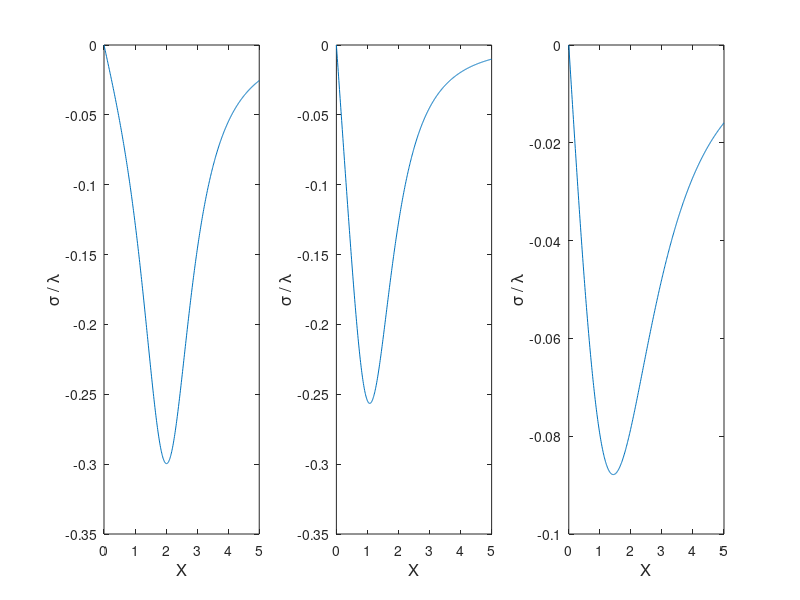

The MATLAB source for this figure:
clear all; close all

x = 0:0.01:5;
x0 = [2 1 1]; y0 = [1 1 2];
figure(10); hold on;
for jj=1:3   
    t1 = y0(jj)./((x-x0(jj)).^2+y0(jj)^2);
    t2 = y0(jj)./((x+x0(jj)).^2+y0(jj)^2);
    sigma_x = -(1/pi).*(t1-t2);
    subplot(1,3,jj); plot(x,sigma_x)
    xlabel('X','FontSize',12)
    ylabel('\sigma / \lambda','FontSize',12)
end